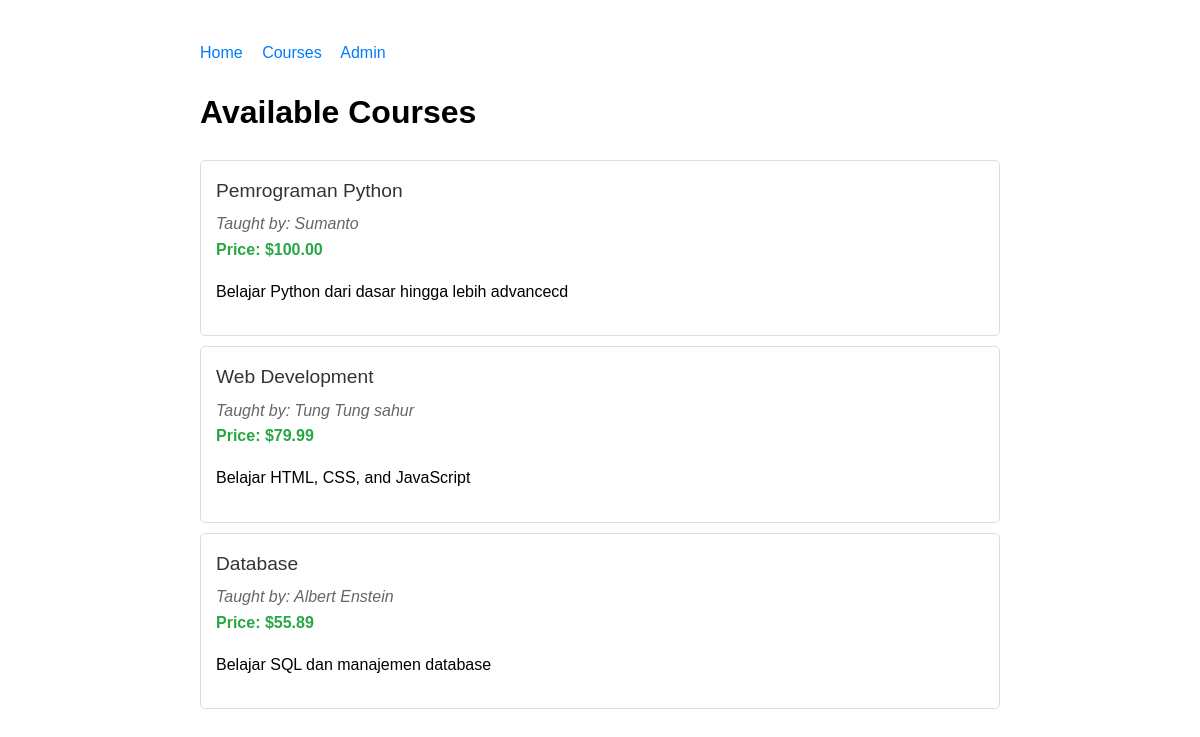
The app's page /courses/ (signed in) with its own data.
### courses/models.py (models this page shows, shortened)
class Course(models.Model):
    name = models.CharField(max_length=100)
    description = models.TextField()
    price = models.DecimalField(max_digits=10, decimal_places=2)
    teacher = models.CharField(max_length=100)

### courses/views.py (the view)
# urls.py: path('', CourseView.as_view(), name='course_list'),
class CourseView(View):
    def get(self, request):
        if not request.user.is_authenticated:
            return HttpResponse("Unauthorized", status=HTTPStatus.UNAUTHORIZED)
        courses = Course.objects.all()
        return render(request, 'courses/course_list.html', {'courses': courses})

### courses/templates/courses/course_list.html (shortened to what this page needs)
<!DOCTYPE html>
<html>
<head>
</head>
<body>
    <div class="container">
        <div class="nav">
            <a href="{% url 'home' %}">Home</a>
            <a href="{% url 'course_list' %}">Courses</a>
            <a href="{% url 'admin:index' %}">Admin</a>
        </div>
        <h1>Available Courses</h1>
        {% if courses %}
            <ul class="course-list">
            {% for course in courses %}
                <li class="course-item">
                    <div class="course-name">{{ course.name }}</div>
                    <div class="course-teacher">Taught by: {{ course.teacher }}</div>
                    <div class="course-price">Price: ${{ course.price }}</div>
                    <p>{{ course.description }}</p>
                </li>
            {% endfor %}
            </ul>
        {% else %}
            <p>No courses available.</p>
        {% endif %}
    </div>
</body>
</html>

### courses/templates/courses/course_list.html (style rules this page uses)
body { font-family: Arial, sans-serif; margin: 40px; line-height: 1.6; }
.container { max-width: 800px; margin: 0 auto; }
.nav { margin-bottom: 20px; }
.nav a { margin-right: 15px; text-decoration: none; color: #007bff; }
.course-list { list-style: none; padding: 0; }
.course-item { border: 1px solid #ddd; margin-bottom: 10px; padding: 15px; border-radius: 5px; }
.course-name { font-size: 1.2em; color: #333; margin-bottom: 5px; }
.course-teacher { color: #666; font-style: italic; }
.course-price { color: #28a745; font-weight: bold; }

### records on screen
Course: name "Pemrograman Python", teacher "Sumanto", price "100.00", description "Belajar Python dari dasar hingga lebih advancecd"
Course: name "Web Development", teacher "Tung Tung sahur", price "79.99", description "Belajar HTML, CSS, and JavaScript"
Course: name "Database", teacher "Albert Enstein", price "55.89", description "Belajar SQL dan manajemen database"
